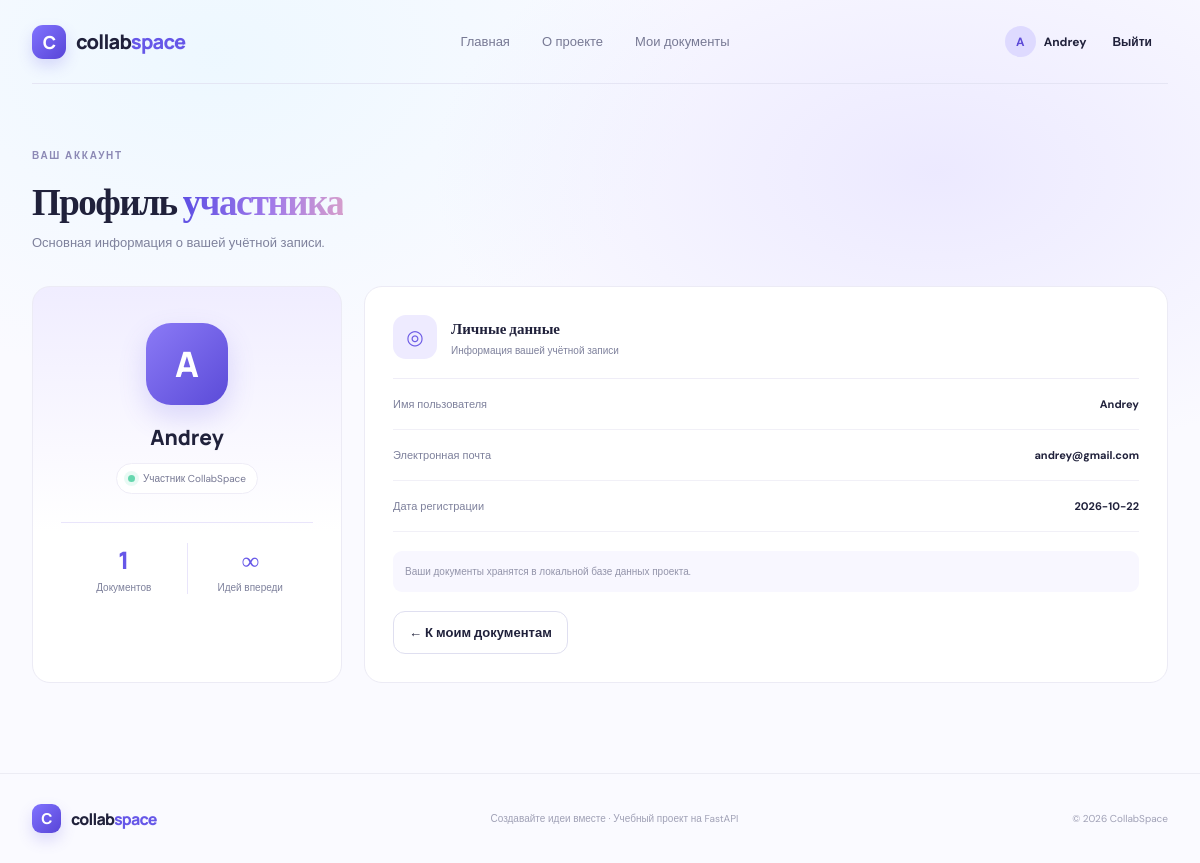
Screenshot of /profile (signed in) with the database file from the repository.
### tables this page shows
CREATE TABLE users (
            id INTEGER PRIMARY KEY AUTOINCREMENT,
            username TEXT NOT NULL UNIQUE,
            email TEXT NOT NULL UNIQUE,
            password_hash TEXT NOT NULL,
            created_at TEXT NOT NULL
        );

### app/main.py (the view)
@app.get("/profile", response_class=HTMLResponse)
def profile(request: Request):
    user = current_user(request)
    if not user: return RedirectResponse("/login", status_code=303)
    with db() as conn:
        count = conn.execute("SELECT COUNT(*) FROM documents WHERE owner_id=?", (user["id"],)).fetchone()[0]
    return page(request, "profile.html", active="profile", document_count=count)

### app/templates/profile.html (shortened to what this page needs)
{% extends "base.html" %}
{% block content %}
<section class="profile-page shell"><div class="eyebrow">ВАШ АККАУНТ</div><h1>Профиль <span class="gradient-text">участника</span></h1><p class="muted">Основная информация о вашей учётной записи.</p>
<div class="profile-layout"><div class="profile-card"><div class="profile-avatar">{{ user.username[:1]|upper }}</div><h2>{{ user.username }}</h2><span class="member-badge"><span class="live-dot"></span> Участник CollabSpace</span><div class="profile-stats"><div><strong>{{ document_count }}</strong><span>Документов</span></div><div><strong>∞</strong><span>Идей впереди</span></div></div></div>
<div class="settings-card"><div class="settings-heading"><div class="feature-icon icon-lilac">◎</div><div><h3>Личные данные</h3><p class="muted">Информация вашей учётной записи</p></div></div><div class="setting-row"><span>Имя пользователя</span><strong>{{ user.username }}</strong></div><div class="setting-row"><span>Электронная почта</span><strong>{{ user.email }}</strong></div><div class="setting-row"><span>Дата регистрации</span><strong>{{ user.created_at[:10] }}</strong></div><div class="settings-note">Ваши документы хранятся в локальной базе данных проекта.</div><a class="btn btn-outline" href="/dashboard">← К моим документам</a></div></div></section>
{% endblock %}

### app/templates/base.html (shortened to what this page needs)
<!DOCTYPE html>
<html lang="ru">
<head>
  <link rel="stylesheet" href="/static/css/style.css">
</head>
<body>
<header class="site-header">
  <a class="brand" href="/"><span class="brand-mark">C</span><span>collab<span class="brand-accent">space</span></span></a>
  <nav class="main-nav">
    <a class="{{ 'active' if active == 'home' else '' }}" href="/">Главная</a>
    <a class="{{ 'active' if active == 'about' else '' }}" href="/about">О проекте</a>
    {% if user %}<a class="{{ 'active' if active == 'dashboard' else '' }}" href="/dashboard">Мои документы</a>{% endif %}
  </nav>
  <div class="header-actions">
    {% if user %}
      <a class="user-chip" href="/profile"><span class="avatar">{{ user.username[:1]|upper }}</span><span>{{ user.username }}</span></a>
      <form action="/logout" method="post"><button class="btn btn-ghost btn-small" type="submit">Выйти</button></form>
    {% else %}
      <a class="btn btn-ghost btn-small" href="/login">Войти</a><a class="btn btn-primary btn-small" href="/register">Начать бесплатно <span>↗</span></a>
    {% endif %}
  </div>
</header>
<main>{% block content %}{% endblock %}</main>
<footer class="site-footer"><a class="brand footer-brand" href="/"><span class="brand-mark">C</span><span>collab<span class="brand-accent">space</span></span></a><span>Создавайте идеи вместе · Учебный проект на FastAPI</span><span>© 2026 CollabSpace</span></footer>
</body>
</html>

### rows the page displays
users: username "A", username "Andrey", email "andrey@gmail.com", created_at "2026-10-22"

### other values shown
{{ document_count }} "1"
